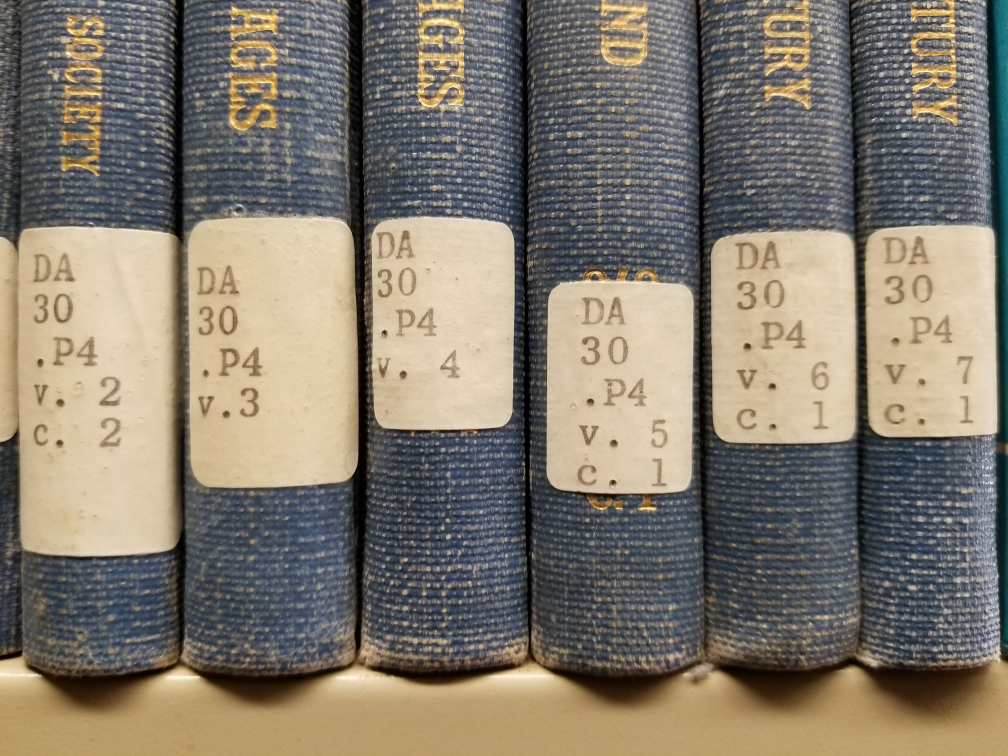
#> input picture 132821.png, 4032 x 3024 px (shown at 1/4 size); its folder holds only this picture in this run
$ python read.py 132821.png
#> lines starting #> are read from the running program, lines starting #| are printed output that depends on the picture; after the words box and inside, x2 and y2 are one past the last pixel; in counts of white or black regions, pixels touching at a corner belong together
# import the necessary packages
from PIL import Image
import pytesseract
import argparse
import imutils
import cv2
import os

# construct the argument parse and parse the arguments
ap = argparse.ArgumentParser()
ap.add_argument("image",
	help="path to input image to be OCR'd")
ap.add_argument("-p", "--preprocess", type=str, default="thresh",
	help="type of preprocessing to be done")
args = vars(ap.parse_args())

# load the example image and convert it to grayscale
image = cv2.imread(args["image"])
#> image is the input picture: shape (3024, 4032, 3); mean B, G, R 109.8, 122.4, 130
resized = imutils.resize(image, width=200)
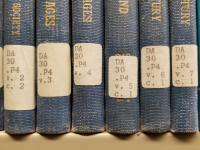
#> resized: shape (150, 200, 3); mean B, G, R 109.8, 122.4, 130
gray = cv2.cvtColor(resized , cv2.COLOR_BGR2GRAY)
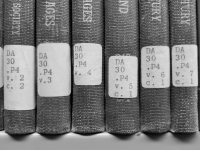
#> gray: shape (150, 200); min 1, max 239, mean 123.2

# check to see if we should apply thresholding to preprocess the
# image
if args["preprocess"] == "thresh":
	gray = cv2.threshold(gray, 0, 255,
		cv2.THRESH_BINARY | cv2.THRESH_OTSU)[1]
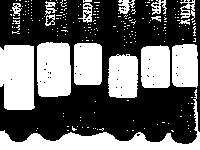
#> gray: shape (150, 200); 41.2% white; 222 white regions (206 under 20 px), largest, box (x1, y1, x2, y2) and area: (0, 89, 200, 150) 2612, (0, 45, 35, 110) 2090, (37, 42, 71, 97) 1762

# make a check to see if median blurring should be done to remove
# noise
elif args["preprocess"] == "blur":
	gray = cv2.medianBlur(gray, 3)

# write the grayscale image to disk as a temporary file so we can
# apply OCR to it
filename = "{}.png".format(os.getpid())
cv2.imwrite(filename, gray)

# load the image as a PIL/Pillow image, apply OCR, and then delete
# the temporary file
#> (the run stopped early here; a loop or call above may not have finished)
